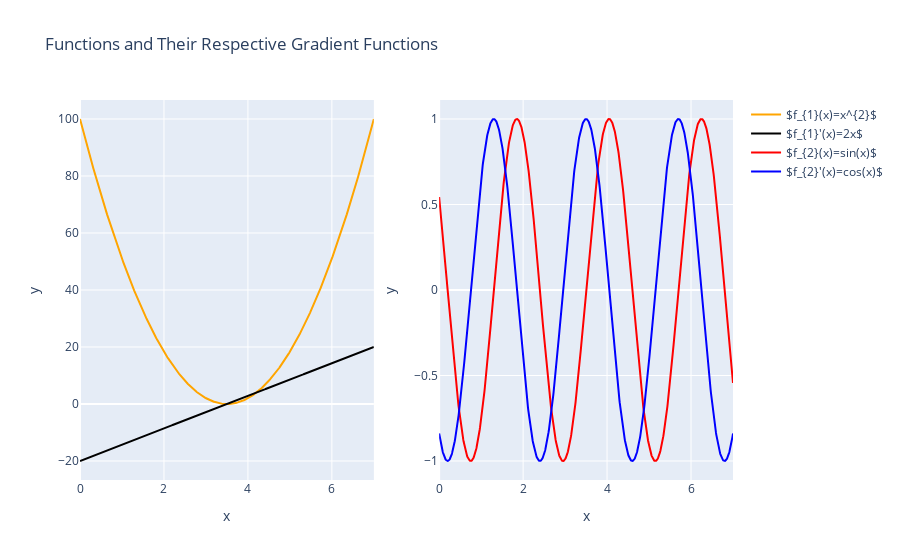

The notebook cell saved with this chart:
### Markdown cell above
And now finally, we can plot them below alongside the original function:

### Code cell
# Visualization Code

fig = make_subplots(rows=1, cols=2)

fig.update_layout(title="Functions and Their Respective Gradient Functions")
fig.update_yaxes(title_text="y", row=1, col=1)
fig.update_xaxes(title_text="x", row=1, col=1)
fig.update_yaxes(title_text="y", row=1, col=2)
fig.update_xaxes(title_text="x", row=1, col=2)

fig.add_trace(go.Scatter(x=x_vals, y=y1, marker_color="orange", name="$f_{1}(x)=x^{2}$"), row=1, col=1)
fig.add_trace(go.Scatter(x=x_vals, y=dy1, marker_color="black", name="$f_{1}'(x)=2x$"), row=1, col=1)

fig.add_trace(go.Scatter(x=x_vals, y=y2, marker_color="red", name="$f_{2}(x)=sin(x)$"), row=1, col=2)
fig.add_trace(go.Scatter(x=x_vals, y=dy2, marker_color="blue", name="$f_{2}'(x)=cos(x)$"), row=1, col=2)


fig.update_layout(showlegend=True)
fig.show()

### Figure 1 — Plotly figure (JSON) as saved in the notebook; plotly's stock layout.template omitted (floating-point values rounded to 4 significant figures; data arrays with more than 128 entries replaced by an {"elided": "..."} marker saying what was removed)
{"data": [{"marker": {"color": "orange"}, "name": "$f_{1}(x)=x^{2}$", "type": "scatter", "x": {"elided": "1000 float values"}, "xaxis": "x", "y": {"elided": "1000 float values"}, "yaxis": "y"}, {"marker": {"color": "black"}, "name": "$f_{1}'(x)=2x$", "type": "scatter", "x": {"elided": "1000 float values"}, "xaxis": "x", "y": {"elided": "1000 float values"}, "yaxis": "y"}, {"marker": {"color": "red"}, "name": "$f_{2}(x)=sin(x)$", "type": "scatter", "x": {"elided": "1000 float values"}, "xaxis": "x2", "y": {"elided": "1000 float values"}, "yaxis": "y2"}, {"marker": {"color": "blue"}, "name": "$f_{2}'(x)=cos(x)$", "type": "scatter", "x": {"elided": "1000 float values"}, "xaxis": "x2", "y": {"elided": "1000 float values"}, "yaxis": "y2"}], "layout": {"showlegend": true, "title": {"text": "Functions and Their Respective Gradient Functions"}, "xaxis": {"anchor": "y", "domain": [0, 0.45], "title": {"text": "x"}}, "xaxis2": {"anchor": "y2", "domain": [0.55, 1], "title": {"text": "x"}}, "yaxis": {"anchor": "x", "domain": [0, 1], "title": {"text": "y"}}, "yaxis2": {"anchor": "x2", "domain": [0, 1], "title": {"text": "y"}}}}
